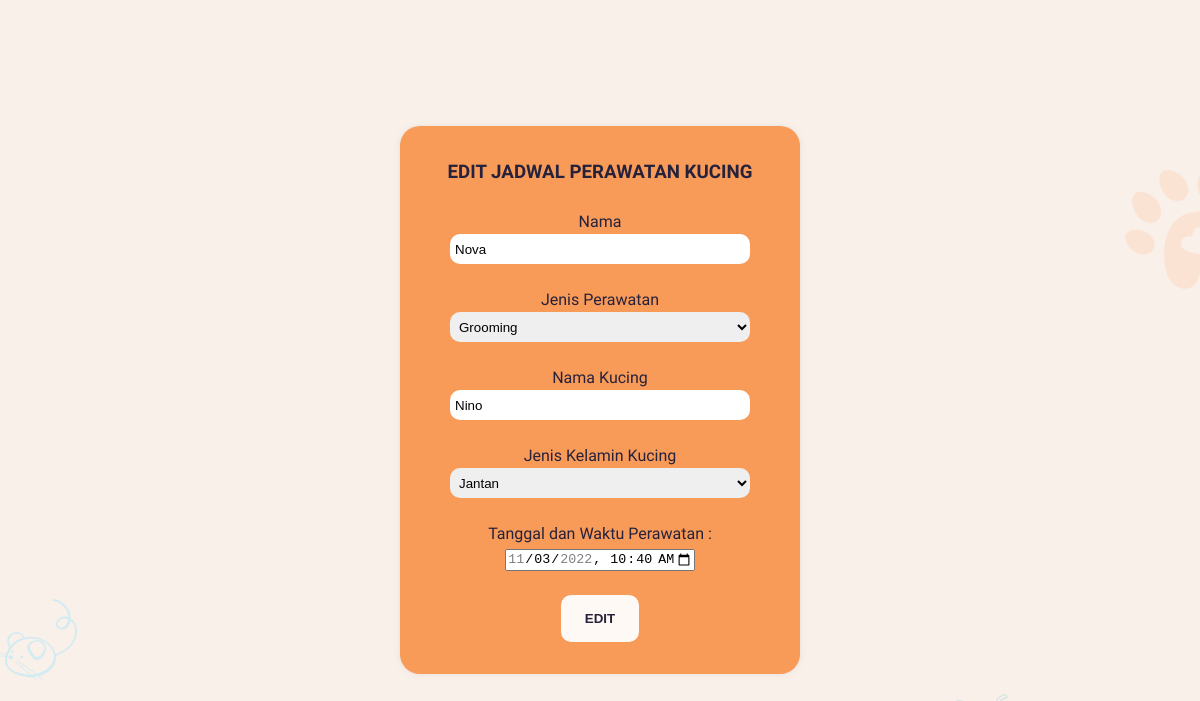
The app's page /editbook.php?id=23 with its own data.
### tables this page shows
CREATE TABLE `kucing` (
  `id` int(11) NOT NULL,
  `bnama` varchar(50) NOT NULL,
  `bjenis` varchar(50) NOT NULL,
  `knama` varchar(50) NOT NULL,
  `kkelamin` varchar(50) NOT NULL,
  `bbook` varchar(100) NOT NULL,
  `btrawat` varchar(100) NOT NULL,
  `kfoto` varchar(255) NOT NULL
);

### editbook.php (the view, shortened to what this page needs)
<?php
    $mindate = date("Y-m-d");
    $mintime = date("h:i");
    $min = $mindate."T".$mintime;
    $maxdate = date("Y-m-d", strtotime("+7 Days"));
    $maxtime = date("h:i");
    $max = $maxdate."T".$maxtime;
    require 'config.php';
    if(isset($_GET['id'])){
        $id = $_GET['id'];
    }
    $result = mysqli_query($db, "SELECT * FROM kucing WHERE id = '$id'");
    $row = mysqli_fetch_array($result);
?>
<!DOCTYPE html>
<html lang="en">
<head>
    <link rel="stylesheet" href="styleedit.css">
</head>
<body>
    <div class="form">
        <h3>EDIT JADWAL PERAWATAN KUCING</h3><br>
        <form action="" method="post">
            <label for="">Nama</label><br>
            <input type="text" name="bnama" value=<?=$row['bnama']?>> <br><br>
            <label for="">Jenis Perawatan</label><br>
            <select name="rawat" class="select" value=<?=$row['bjenis']?>>
                <option value="GROOMING">Grooming</option>
            </select><br><br>
            <label for="">Nama Kucing</label><br>
            <input type="text" name="knama" value=<?=$row['knama']?>> <br><br>
            <label for="">Jenis Kelamin Kucing</label><br>
            <select name="kelamin" class="select" value=<?=$row['kkelamin']?>>
                <option value="JANTAN">Jantan</option>
            </select><br><br>
            <label for="">Tanggal dan Waktu Perawatan : </label><br>
            <input type="datetime-local" name="tanggal_rawat" min="<?php echo $min?>" max="<?php echo $max?>" value=<?=$row['btrawat']?>><br><br>
            <button type="submit" name='submit' class="submit">EDIT</button>
        </form>
    </div>
</body>
</html>

### styleedit.css (style rules this page uses)
* { margin: 0; padding: 0; box-sizing: border-box; }
body { font-family: "Dosis"; color: #26223B; background-image: url(img/background.png) ; background-position:right center; background-size: cover; position:relative; margin: 0px; background-attachment: fixed; line-height: 1.5; display: flex; height: 100vh; flex-direction: column; align-items: center; justify-content: center; text-align: center; }
.form { border-radius: 20px; background: #F89A58; width: 400px; padding: 2rem; box-shadow: 0 0px 2.2px rgba(0,0,0,0.028), 0 0px 5.3px rgba(0,0,0,0.04),0 0px 10px rgba(0,0,0,0.05); }
.submit { border-radius: 10px; background: #FFF9F5; color: #26223B; font-weight: bold; padding: 1rem 1.5rem; border: none; cursor: pointer; }
.select, input[type="text"] { height: 30px; width: 300px; border-radius: 10px; border: none; padding: 5px; }

### records on screen
kucing: bnama "Nova", rawat "Grooming", knama "Nino", kelamin "Jantan", tanggal_rawat "11/03/2022 10:40"
